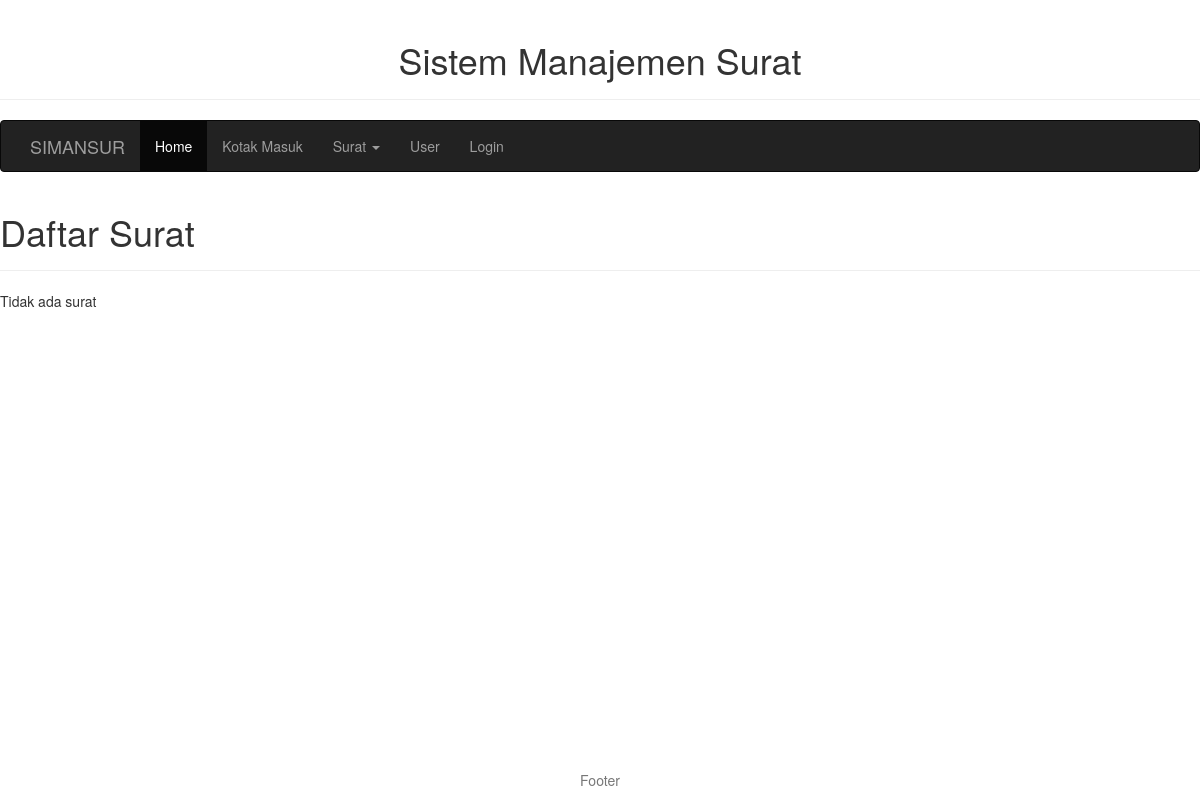
The page /surat/ on the database as committed earlier.
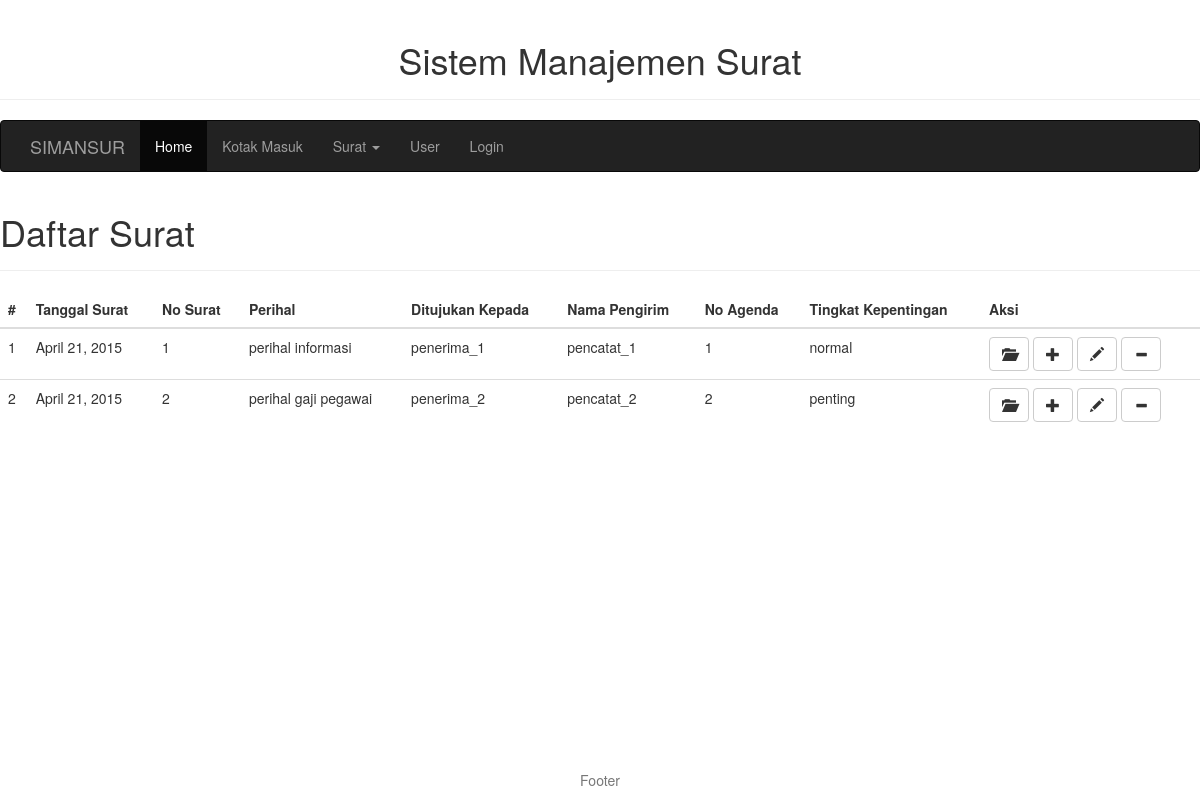
The same page on the database as committed later.
### MainApp/models.py (models this page shows, shortened)
class Surat(models.Model):
    no_surat = models.IntegerField(unique=True)
    no_agenda = models.IntegerField(null=True)
    perihal_surat = models.TextField(null=True,)
    tanggal_surat_masuk = models.DateField(null=True, auto_now_add=False)
    keterangan_disposisi = models.TextField(null=True)
    tingkat_kepentingan = models.CharField(null=True, max_length=15)
    dari = models.TextField(null=True)
    timestamp_surat = models.DateTimeField(null=True,auto_now_add=True)
    id_penerima = models.ForeignKey(User, null=True, related_name='id_penerima')
    id_pencatat = models.ForeignKey(User, null=True, related_name='id_pencatat')
    file_surat = models.FileField(upload_to=settings.UPLOAD_PATH, null=True, blank=True)

### MainApp/views.py (the view)
# urls.py: url(r'^surat/$', views.surat, name='surat'),
def surat(request):
    semua_surat = Surat.objects.all()
    context_dict = {'semua_surat': semua_surat}
    return render(request, 'MainApp/surat.html', context_dict)

### templates/MainApp/surat.html (shortened to what this page needs)
{% extends "base.html" %}
{% block body-id %}{{ slug|slugify }}{% endblock %}
{% block content%}
        <div class="page-header">
            <h1>Daftar Surat</h1>
        </div>
        <div class="row">
            <div class="col-md-12">
                {% if semua_surat %}
              <table class="table">
                <thead>
                  <tr>
                    <th>#</th>
                    <th>Tanggal Surat</th>
                    <th>No Surat</th>
                    <th>Perihal</th>
                    <th>Ditujukan Kepada</th>
                    <th>Nama Pengirim</th>
                    <th>No Agenda</th>
                    <th>Tingkat Kepentingan</th>
                    <th>Aksi</th>
                  </tr>
                </thead>
                <tbody>
                {% for surat in semua_surat %}
                  <tr>
                    <td>{{ forloop.counter }}</td>
                    <td>{{ surat.tanggal_surat_masuk }}</td>
                    <td>{{ surat.no_surat }}</td>
                    <td>{{ surat.perihal_surat }}</td>
                    <td>{{ surat.id_penerima.username }}</td>
                    <td>{{ surat.id_pencatat.username }}</td>
                    <td>{{ surat.no_agenda }}</td>
                    <td>{{ surat.tingkat_kepentingan }}</td>
                    <td>
                        <a href="/surat/{{ surat.no_surat }}">
                        <button type="button" class="btn btn-default" aria-label="Left Align">
                            <span class="glyphicon glyphicon glyphicon-folder-open" aria-hidden="true"></span>
                        </button>
                        </a>
                        <a href="{% url 'surat_tambah' %}">
                        <button type="button" class="btn btn-default" aria-label="Left Align">
                            <span class="glyphicon glyphicon glyphicon-plus" aria-hidden="true"></span>
                        </button>
                        </a>
                        <button type="button" class="btn btn-default" aria-label="Left Align">
                            <span class="glyphicon glyphicon glyphicon-pencil" aria-hidden="true"></span>
                        </button>
                        <button type="button" class="btn btn-default" aria-label="Left Align">
                            <span class="glyphicon glyphicon glyphicon-minus" aria-hidden="true"></span>
                        </button>
                    </td>
                  </tr>
                  {% endfor %}
                </tbody>
              </table>
                {% else %}
                    <p>Tidak ada surat</p>
                {% endif %}
            </div>
        </div>
{% endblock %}

Rows that differ between the two databases and show on the page:
added Surat: tanggal_surat_masuk "April 21, 2015", no_surat "1", perihal_surat "perihal informasi", id_penerima.username "penerima_1", id_pencatat.username "pencatat_1", no_agenda "1", tingkat_kepentingan "normal"
added Surat: tanggal_surat_masuk "April 21, 2015", no_surat "2", perihal_surat "perihal gaji pegawai", id_penerima.username "penerima_2", id_pencatat.username "pencatat_2", no_agenda "2", tingkat_kepentingan "penting"
Other text that changed with them:
text no longer shown: "Tidak ada surat"
text now shown: "# Tanggal Surat No Surat Perihal Ditujukan Kepada Nama Pengirim No Agenda Tingkat Kepentingan Aksi"
